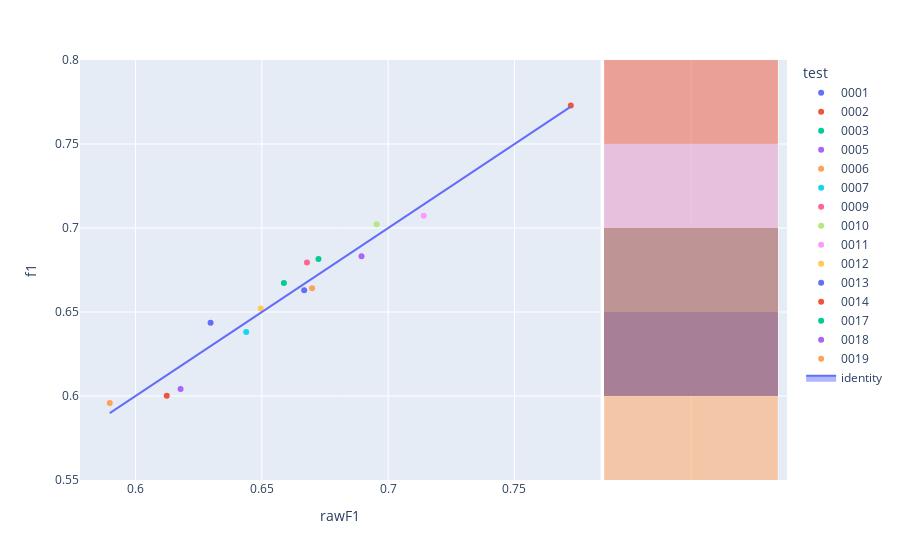

The code cell stored with this chart in its notebook:
### Code cell
fig=px.scatter(experimentModels,x='rawF1',y='f1',color='test',hover_name='modelId', marginal_y="histogram")
fig.add_trace(
    go.Scatter(x=experimentModels['rawF1'], y=experimentModels['rawF1'], name="identity", mode='lines',fill="toself")
)
fig.show()

### Figure 1 — Plotly figure (JSON) as saved in the notebook; plotly's stock layout.template omitted (floating-point values rounded to 4 significant figures)
{"data": [{"hovertemplate": "<b>%{hovertext}</b><br><br>test=0001<br>rawF1=%{x}<br>f1=%{y}<extra></extra>", "hovertext": ["bf748cb3-0db0-4e08-b725-3f4b82679017"], "legendgroup": "0001", "marker": {"color": "#636efa", "symbol": "circle"}, "mode": "markers", "name": "0001", "orientation": "v", "showlegend": true, "type": "scatter", "x": [0.6297], "xaxis": "x", "y": [0.6436], "yaxis": "y"}, {"alignmentgroup": "True", "bingroup": "y", "hovertemplate": "test=0001<br>f1=%{y}<br>count=%{x}<extra></extra>", "legendgroup": "0001", "marker": {"color": "#636efa"}, "name": "0001", "offsetgroup": "0001", "opacity": 0.5, "showlegend": false, "type": "histogram", "xaxis": "x2", "y": [0.6436], "yaxis": "y2"}, {"hovertemplate": "<b>%{hovertext}</b><br><br>test=0002<br>rawF1=%{x}<br>f1=%{y}<extra></extra>", "hovertext": ["57897053-2189-42d0-8c44-90c32b067094"], "legendgroup": "0002", "marker": {"color": "#EF553B", "symbol": "circle"}, "mode": "markers", "name": "0002", "orientation": "v", "showlegend": true, "type": "scatter", "x": [0.7723], "xaxis": "x", "y": [0.773], "yaxis": "y"}, {"alignmentgroup": "True", "bingroup": "y", "hovertemplate": "test=0002<br>f1=%{y}<br>count=%{x}<extra></extra>", "legendgroup": "0002", "marker": {"color": "#EF553B"}, "name": "0002", "offsetgroup": "0002", "opacity": 0.5, "showlegend": false, "type": "histogram", "xaxis": "x2", "y": [0.773], "yaxis": "y2"}, {"hovertemplate": "<b>%{hovertext}</b><br><br>test=0003<br>rawF1=%{x}<br>f1=%{y}<extra></extra>", "hovertext": ["d9715543-4141-4773-83d3-da2830e98685"], "legendgroup": "0003", "marker": {"color": "#00cc96", "symbol": "circle"}, "mode": "markers", "name": "0003", "orientation": "v", "showlegend": true, "type": "scatter", "x": [0.6724], "xaxis": "x", "y": [0.6815], "yaxis": "y"}, {"alignmentgroup": "True", "bingroup": "y", "hovertemplate": "test=0003<br>f1=%{y}<br>count=%{x}<extra></extra>", "legendgroup": "0003", "marker": {"color": "#00cc96"}, "name": "0003", "offsetgroup": "0003", "opacity": 0.5, "showlegend": false, "type": "histogram", "xaxis": "x2", "y": [0.6815], "yaxis": "y2"}, {"hovertemplate": "<b>%{hovertext}</b><br><br>test=0005<br>rawF1=%{x}<br>f1=%{y}<extra></extra>", "hovertext": ["dadf35ae-1f3a-43da-8303-5fff33a435c4"], "legendgroup": "0005", "marker": {"color": "#ab63fa", "symbol": "circle"}, "mode": "markers", "name": "0005", "orientation": "v", "showlegend": true, "type": "scatter", "x": [0.6178], "xaxis": "x", "y": [0.6042], "yaxis": "y"}, {"alignmentgroup": "True", "bingroup": "y", "hovertemplate": "test=0005<br>f1=%{y}<br>count=%{x}<extra></extra>", "legendgroup": "0005", "marker": {"color": "#ab63fa"}, "name": "0005", "offsetgroup": "0005", "opacity": 0.5, "showlegend": false, "type": "histogram", "xaxis": "x2", "y": [0.6042], "yaxis": "y2"}, {"hovertemplate": "<b>%{hovertext}</b><br><br>test=0006<br>rawF1=%{x}<br>f1=%{y}<extra></extra>", "hovertext": ["255a0333-5bc4-45dc-aee7-89f4718866a7"], "legendgroup": "0006", "marker": {"color": "#FFA15A", "symbol": "circle"}, "mode": "markers", "name": "0006", "orientation": "v", "showlegend": true, "type": "scatter", "x": [0.5898], "xaxis": "x", "y": [0.5958], "yaxis": "y"}, {"alignmentgroup": "True", "bingroup": "y", "hovertemplate": "test=0006<br>f1=%{y}<br>count=%{x}<extra></extra>", "legendgroup": "0006", "marker": {"color": "#FFA15A"}, "name": "0006", "offsetgroup": "0006", "opacity": 0.5, "showlegend": false, "type": "histogram", "xaxis": "x2", "y": [0.5958], "yaxis": "y2"}, {"hovertemplate": "<b>%{hovertext}</b><br><br>test=0007<br>rawF1=%{x}<br>f1=%{y}<extra></extra>", "hovertext": ["a636bcf2-756a-4080-bb6e-a1f4cd400f46"], "legendgroup": "0007", "marker": {"color": "#19d3f3", "symbol": "circle"}, "mode": "markers", "name": "0007", "orientation": "v", "showlegend": true, "type": "scatter", "x": [0.6438], "xaxis": "x", "y": [0.638], "yaxis": "y"}, {"alignmentgroup": "True", "bingroup": "y", "hovertemplate": "test=0007<br>f1=%{y}<br>count=%{x}<extra></extra>", "legendgroup": "0007", "marker": {"color": "#19d3f3"}, "name": "0007", "offsetgroup": "0007", "opacity": 0.5, "showlegend": false, "type": "histogram", "xaxis": "x2", "y": [0.638], "yaxis": "y2"}, {"hovertemplate": "<b>%{hovertext}</b><br><br>test=0009<br>rawF1=%{x}<br>f1=%{y}<extra></extra>", "hovertext": ["5a2de0ee-a55e-4039-aef4-ee73020fbd45"], "legendgroup": "0009", "marker": {"color": "#FF6692", "symbol": "circle"}, "mode": "markers", "name": "0009", "orientation": "v", "showlegend": true, "type": "scatter", "x": [0.6678], "xaxis": "x", "y": [0.6795], "yaxis": "y"}, {"alignmentgroup": "True", "bingroup": "y", "hovertemplate": "test=0009<br>f1=%{y}<br>count=%{x}<extra></extra>", "legendgroup": "0009", "marker": {"color": "#FF6692"}, "name": "0009", "offsetgroup": "0009", "opacity": 0.5, "showlegend": false, "type": "histogram", "xaxis": "x2", "y": [0.6795], "yaxis": "y2"}, {"hovertemplate": "<b>%{hovertext}</b><br><br>test=0010<br>rawF1=%{x}<br>f1=%{y}<extra></extra>", "hovertext": ["68afbb00-3c69-45a0-96fb-c8bb1f3682c7"], "legendgroup": "0010", "marker": {"color": "#B6E880", "symbol": "circle"}, "mode": "markers", "name": "0010", "orientation": "v", "showlegend": true, "type": "scatter", "x": [0.6954], "xaxis": "x", "y": [0.7022], "yaxis": "y"}, {"alignmentgroup": "True", "bingroup": "y", "hovertemplate": "test=0010<br>f1=%{y}<br>count=%{x}<extra></extra>", "legendgroup": "0010", "marker": {"color": "#B6E880"}, "name": "0010", "offsetgroup": "0010", "opacity": 0.5, "showlegend": false, "type": "histogram", "xaxis": "x2", "y": [0.7022], "yaxis": "y2"}, {"hovertemplate": "<b>%{hovertext}</b><br><br>test=0011<br>rawF1=%{x}<br>f1=%{y}<extra></extra>", "hovertext": ["97cd3944-413e-48a8-a112-61ad4a62d585"], "legendgroup": "0011", "marker": {"color": "#FF97FF", "symbol": "circle"}, "mode": "markers", "name": "0011", "orientation": "v", "showlegend": true, "type": "scatter", "x": [0.7141], "xaxis": "x", "y": [0.7074], "yaxis": "y"}, {"alignmentgroup": "True", "bingroup": "y", "hovertemplate": "test=0011<br>f1=%{y}<br>count=%{x}<extra></extra>", "legendgroup": "0011", "marker": {"color": "#FF97FF"}, "name": "0011", "offsetgroup": "0011", "opacity": 0.5, "showlegend": false, "type": "histogram", "xaxis": "x2", "y": [0.7074], "yaxis": "y2"}, {"hovertemplate": "<b>%{hovertext}</b><br><br>test=0012<br>rawF1=%{x}<br>f1=%{y}<extra></extra>", "hovertext": ["b38c4b53-8f69-4715-8715-2e45fa1bf3c3"], "legendgroup": "0012", "marker": {"color": "#FECB52", "symbol": "circle"}, "mode": "markers", "name": "0012", "orientation": "v", "showlegend": true, "type": "scatter", "x": [0.6495], "xaxis": "x", "y": [0.6521], "yaxis": "y"}, {"alignmentgroup": "True", "bingroup": "y", "hovertemplate": "test=0012<br>f1=%{y}<br>count=%{x}<extra></extra>", "legendgroup": "0012", "marker": {"color": "#FECB52"}, "name": "0012", "offsetgroup": "0012", "opacity": 0.5, "showlegend": false, "type": "histogram", "xaxis": "x2", "y": [0.6521], "yaxis": "y2"}, {"hovertemplate": "<b>%{hovertext}</b><br><br>test=0013<br>rawF1=%{x}<br>f1=%{y}<extra></extra>", "hovertext": ["b7970d34-50d5-4c03-ae58-a9eac2936305"], "legendgroup": "0013", "marker": {"color": "#636efa", "symbol": "circle"}, "mode": "markers", "name": "0013", "orientation": "v", "showlegend": true, "type": "scatter", "x": [0.6668], "xaxis": "x", "y": [0.6629], "yaxis": "y"}, {"alignmentgroup": "True", "bingroup": "y", "hovertemplate": "test=0013<br>f1=%{y}<br>count=%{x}<extra></extra>", "legendgroup": "0013", "marker": {"color": "#636efa"}, "name": "0013", "offsetgroup": "0013", "opacity": 0.5, "showlegend": false, "type": "histogram", "xaxis": "x2", "y": [0.6629], "yaxis": "y2"}, {"hovertemplate": "<b>%{hovertext}</b><br><br>test=0014<br>rawF1=%{x}<br>f1=%{y}<extra></extra>", "hovertext": ["24ae87c7-0321-4379-be41-54e39eebff8f"], "legendgroup": "0014", "marker": {"color": "#EF553B", "symbol": "circle"}, "mode": "markers", "name": "0014", "orientation": "v", "showlegend": true, "type": "scatter", "x": [0.6123], "xaxis": "x", "y": [0.6001], "yaxis": "y"}, {"alignmentgroup": "True", "bingroup": "y", "hovertemplate": "test=0014<br>f1=%{y}<br>count=%{x}<extra></extra>", "legendgroup": "0014", "marker": {"color": "#EF553B"}, "name": "0014", "offsetgroup": "0014", "opacity": 0.5, "showlegend": false, "type": "histogram", "xaxis": "x2", "y": [0.6001], "yaxis": "y2"}, {"hovertemplate": "<b>%{hovertext}</b><br><br>test=0017<br>rawF1=%{x}<br>f1=%{y}<extra></extra>", "hovertext": ["549b83e9-f9d6-40a9-8a7a-0d4ca9756e77"], "legendgroup": "0017", "marker": {"color": "#00cc96", "symbol": "circle"}, "mode": "markers", "name": "0017", "orientation": "v", "showlegend": true, "type": "scatter", "x": [0.6587], "xaxis": "x", "y": [0.6673], "yaxis": "y"}, {"alignmentgroup": "True", "bingroup": "y", "hovertemplate": "test=0017<br>f1=%{y}<br>count=%{x}<extra></extra>", "legendgroup": "0017", "marker": {"color": "#00cc96"}, "name": "0017", "offsetgroup": "0017", "opacity": 0.5, "showlegend": false, "type": "histogram", "xaxis": "x2", "y": [0.6673], "yaxis": "y2"}, {"hovertemplate": "<b>%{hovertext}</b><br><br>test=0018<br>rawF1=%{x}<br>f1=%{y}<extra></extra>", "hovertext": ["af4945ef-f9e1-4139-8276-6a1afa9a84bd"], "legendgroup": "0018", "marker": {"color": "#ab63fa", "symbol": "circle"}, "mode": "markers", "name": "0018", "orientation": "v", "showlegend": true, "type": "scatter", "x": [0.6894], "xaxis": "x", "y": [0.6832], "yaxis": "y"}, {"alignmentgroup": "True", "bingroup": "y", "hovertemplate": "test=0018<br>f1=%{y}<br>count=%{x}<extra></extra>", "legendgroup": "0018", "marker": {"color": "#ab63fa"}, "name": "0018", "offsetgroup": "0018", "opacity": 0.5, "showlegend": false, "type": "histogram", "xaxis": "x2", "y": [0.6832], "yaxis": "y2"}, {"hovertemplate": "<b>%{hovertext}</b><br><br>test=0019<br>rawF1=%{x}<br>f1=%{y}<extra></extra>", "hovertext": ["877ff07d-f2c9-476a-b02b-31ee609f9141"], "legendgroup": "0019", "marker": {"color": "#FFA15A", "symbol": "circle"}, "mode": "markers", "name": "0019", "orientation": "v", "showlegend": true, "type": "scatter", "x": [0.6699], "xaxis": "x", "y": [0.6642], "yaxis": "y"}, {"alignmentgroup": "True", "bingroup": "y", "hovertemplate": "test=0019<br>f1=%{y}<br>count=%{x}<extra></extra>", "legendgroup": "0019", "marker": {"color": "#FFA15A"}, "name": "0019", "offsetgroup": "0019", "opacity": 0.5, "showlegend": false, "type": "histogram", "xaxis": "x2", "y": [0.6642], "yaxis": "y2"}, {"fill": "toself", "mode": "lines", "name": "identity", "type": "scatter", "x": [0.6297, 0.7723, 0.6724, 0.6178, 0.5898, 0.6438, 0.6678, 0.6954, 0.7141, 0.6495, 0.6668, 0.6123, 0.6587, 0.6894, 0.6699], "y": [0.6297, 0.7723, 0.6724, 0.6178, 0.5898, 0.6438, 0.6678, 0.6954, 0.7141, 0.6495, 0.6668, 0.6123, 0.6587, 0.6894, 0.6699]}], "layout": {"barmode": "overlay", "legend": {"title": {"text": "test"}, "tracegroupgap": 0}, "margin": {"t": 60}, "xaxis": {"anchor": "y", "domain": [0, 0.7363], "title": {"text": "rawF1"}}, "xaxis2": {"anchor": "y2", "domain": [0.7413, 1], "matches": "x2", "showgrid": true, "showline": false, "showticklabels": false, "ticks": ""}, "yaxis": {"anchor": "x", "domain": [0, 1], "title": {"text": "f1"}}, "yaxis2": {"anchor": "x2", "domain": [0, 1], "matches": "y", "showgrid": true, "showticklabels": false}}}
